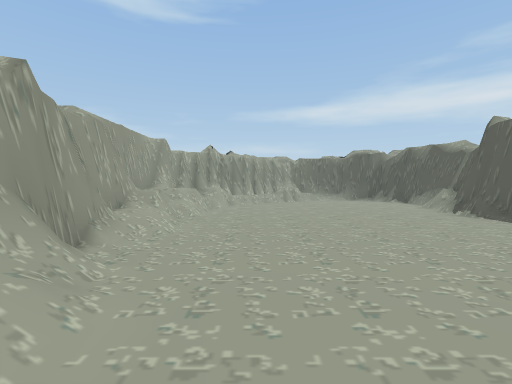
View 1 (above)

14 first-person views from a walk through a 3-D level made in the Unity game engine. The camera is 1.5 m above the floor, tilts 2° down and sees 85° across. The floor is counted in squares, 2 m on a side. Each view is taken from the middle of a square. On the plan, view 1 faces up. The plan holds only what a view shows up to about 10 squares ahead; the rest is blank. The place goes on beyond the plan.

View 2
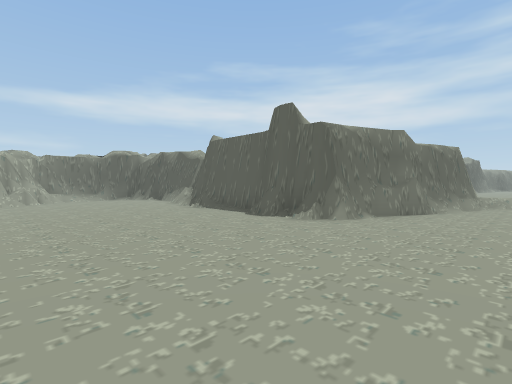

View 3
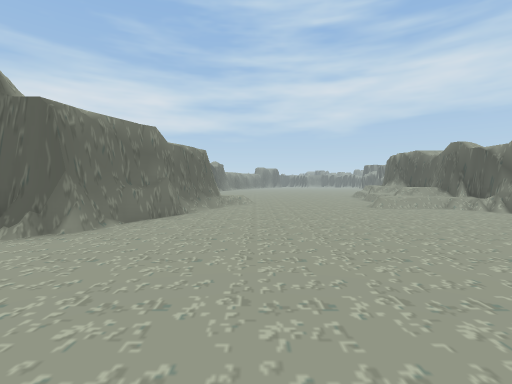

View 4
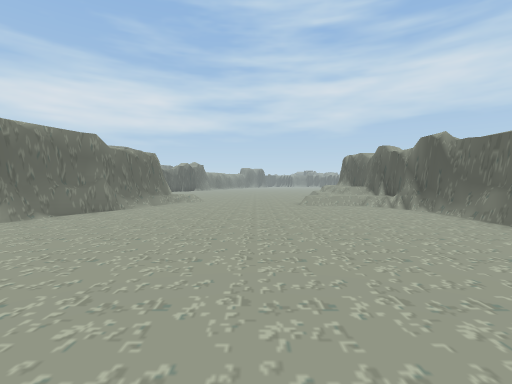

View 5
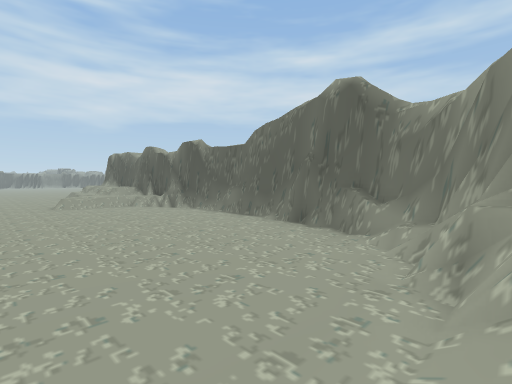

View 6
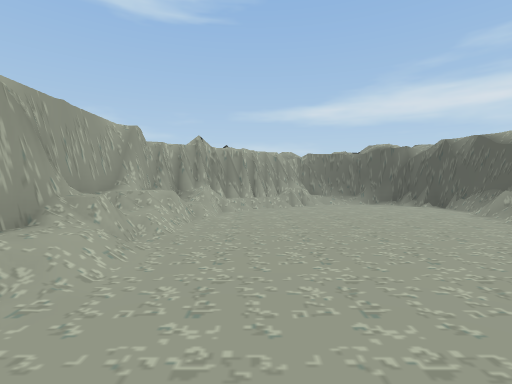

View 7
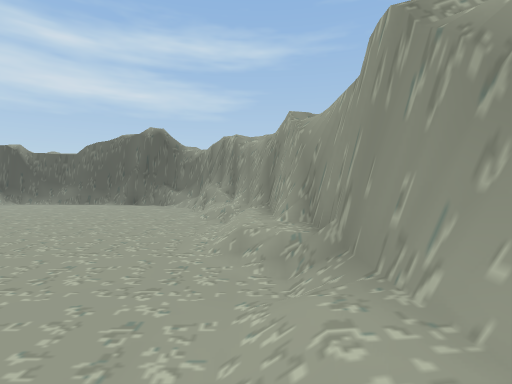

View 8
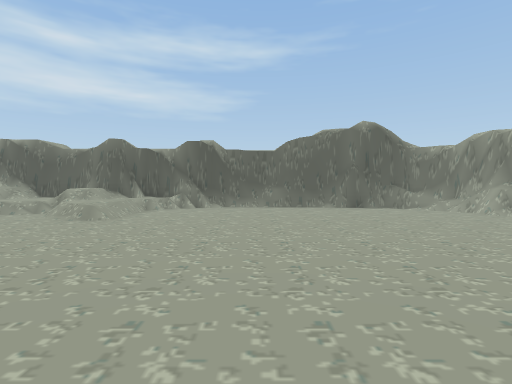

View 9
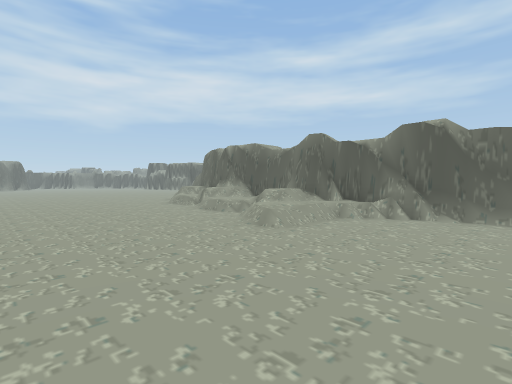

View 10
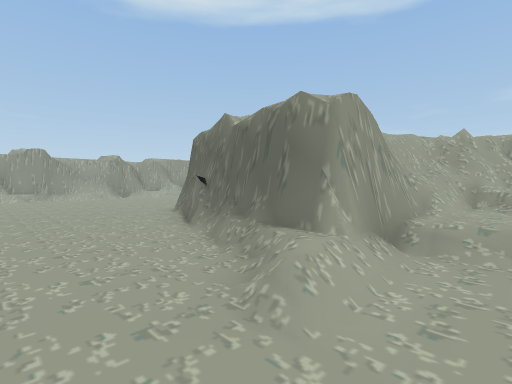

View 11
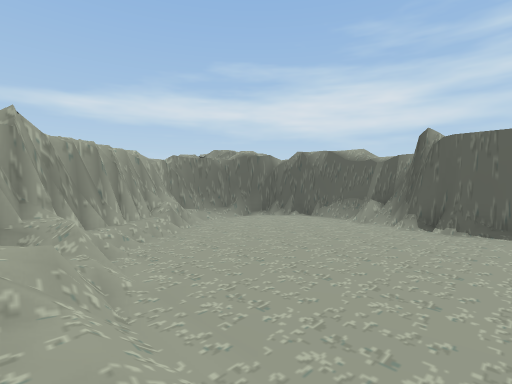

View 12
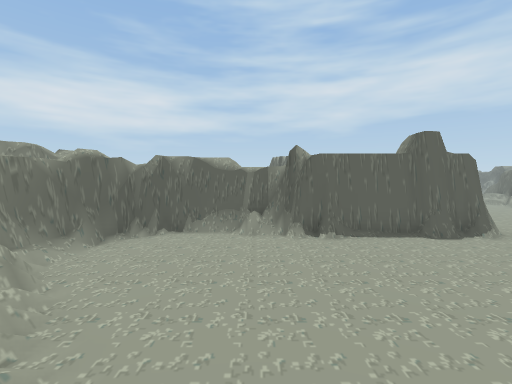

View 13
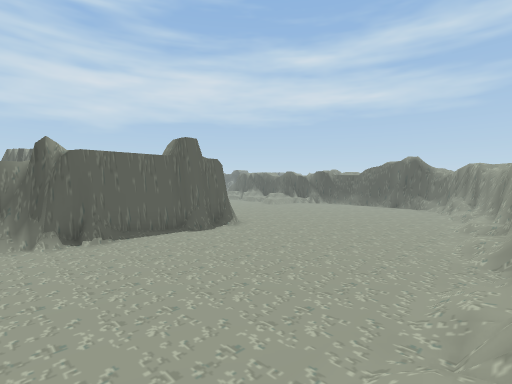

View 14
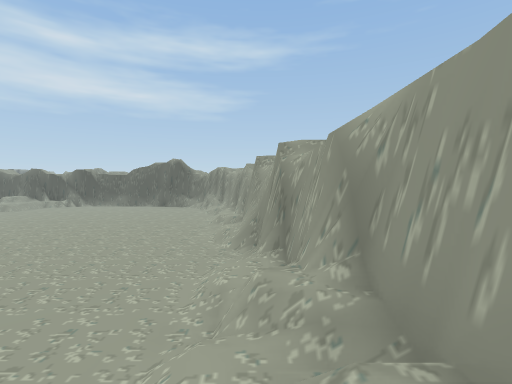

### Floor plan
Key: @ floor where view 1 was taken; # wall or solid block; x gap in a wall; . main floor; : floor 0.5 m higher than the main floor; + floor 3.5 m higher than the main floor; * floor 3.75 m higher than the main floor; / step, stairs or slope; = window, fence, low wall or low ledge; v drop or lower ground.
Columns run from 3 left of view 1 to 12 right of it. Each row starts with its distance up from view 1.
 14      vx ###
 13
 12     //v#=
 11   +###..##
 10   ##.....#
  9 *v=......#/
  8 #//.....=v/
  7 #=......##
  6 #=......##=   /v
  5 #/......#    //v
  4 //......###  /=#
  3 ##......#==  ///
  2  =/.....###   //
  1  #/.......####/.
  0  #/@........///.
 -1  #/.........../.
 -2  #:.............
 -3  /v.............
 -4   #/......../...
 -5   ##........//..
 -6   /#=......./:/:
 -7    =##.....////:
 -8     ==#####=# //

Where each view was taken, in squares from view 1:
view 1: 0 up, 0 right, facing up
view 2: 1 down, 0 right, facing up-right
view 3: 1 down, 1 right, facing right
view 4: 3 down, 0 right, facing right
view 5: 3 down, 0 right, facing down-right
view 6: 2 up, 0 right, facing up
view 7: 2 up, 1 left, facing down
view 8: 1 up, 6 right, facing down
view 9: 1 down, 6 right, facing down-right
view 10: 2 down, 12 right, facing up-left
view 11: 5 up, 2 left, facing up-right
view 12: 8 up, 2 left, facing right
view 13: 8 up, 2 left, facing down-right
view 14: 8 up, 2 left, facing down
